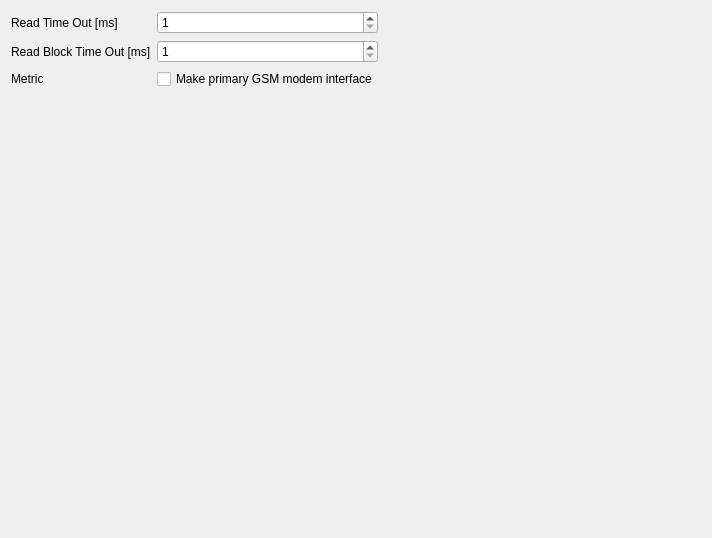
                  <widget class="QWidget" name="page_27">
                   <layout class="QGridLayout" name="gridLayout_8">
                    <item row="0" column="0">
                     <widget class="QLabel" name="label_104">
                      <property name="text">
                       <string>Read Time Out [ms]</string>
                      </property>
                     </widget>
                    </item>
                    <item row="0" column="1">
                     <widget class="QSpinBox" name="sbTcpInrfsRT">
                      <property name="minimum">
                       <number>1</number>
                      </property>
                      <property name="maximum">
                       <number>999999</number>
                      </property>
                      <property name="singleStep">
                       <number>100</number>
                      </property>
                     </widget>
                    </item>
                    <item row="1" column="0">
                     <widget class="QLabel" name="label_105">
                      <property name="text">
                       <string>Read Block Time Out [ms]</string>
                      </property>
                     </widget>
                    </item>
                    <item row="1" column="1">
                     <widget class="QSpinBox" name="sbTcpInrfsRTB">
                      <property name="minimum">
                       <number>1</number>
                      </property>
                      <property name="maximum">
                       <number>999999</number>
                      </property>
                      <property name="singleStep">
                       <number>100</number>
                      </property>
                     </widget>
                    </item>
                    <item row="1" column="2">
                     <spacer name="horizontalSpacer_59">
                      <property name="orientation">
                       <enum>Qt::Horizontal</enum>
                      </property>
                      <property name="sizeHint" stdset="0">
                       <size>
                        <width>323</width>
                        <height>20</height>
                       </size>
                      </property>
                     </spacer>
                    </item>
                    <item row="2" column="0">
                     <widget class="QLabel" name="label_97">
                      <property name="text">
                       <string>Metric</string>
                      </property>
                     </widget>
                    </item>
                    <item row="2" column="1">
                     <widget class="QCheckBox" name="cbGsmPrimary">
                      <property name="text">
                       <string>Make primary GSM modem interface</string>
                      </property>
                     </widget>
                    </item>
                    <item row="3" column="1">
                     <spacer name="verticalSpacer_22">
                      <property name="orientation">
                       <enum>Qt::Vertical</enum>
                      </property>
                      <property name="sizeHint" stdset="0">
                       <size>
                        <width>20</width>
                        <height>438</height>
                       </size>
                      </property>
                     </spacer>
                    </item>
                   </layout>
                  </widget>
